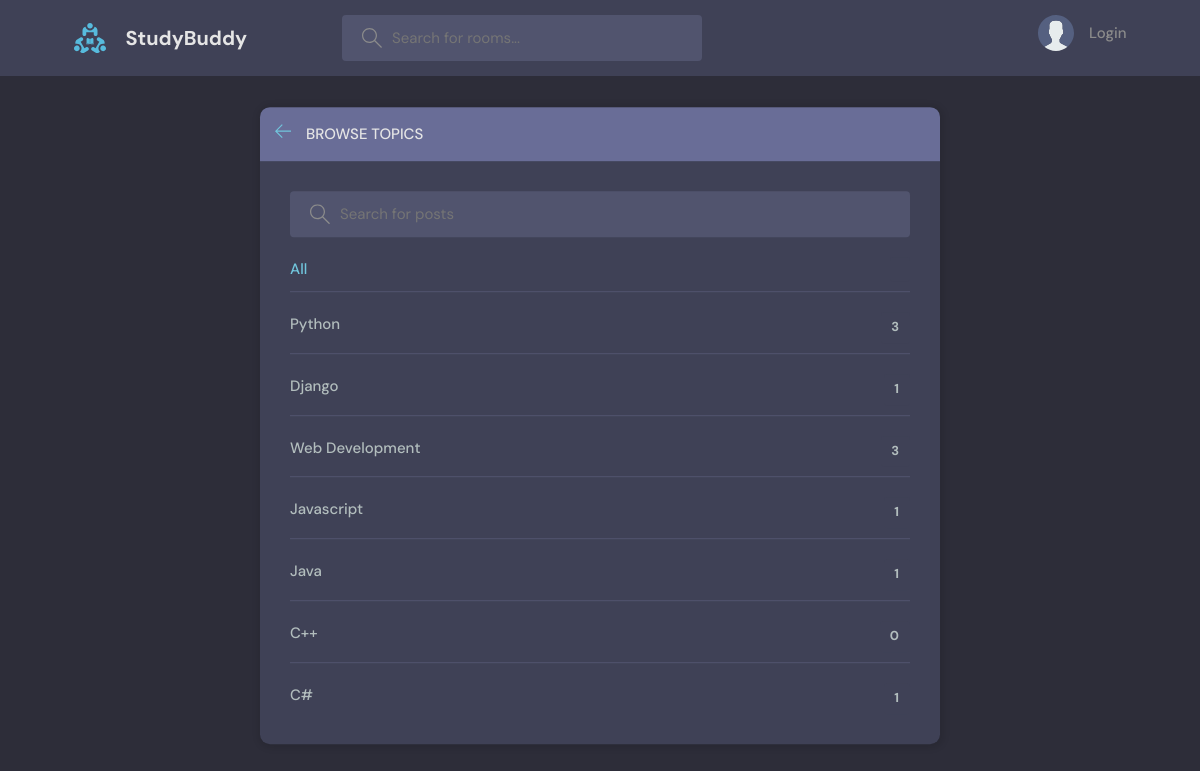
Page /topics/ on the committed database.
### base/models.py (models this page shows, shortened)
class Topic(models.Model):
    name = models.CharField(max_length=200)

### base/views.py (the view)
# urls.py: path('topics/', views.topicsPage, name="topics"),
def topicsPage(request):
    topics = Topic.objects.filter()
    return render(request, 'base/topics.html', {'topics':topics})

### base/templates/base/topics.html (shortened to what this page needs)
{% extends "main.html" %}
{% block content %}
<main class="create-room layout">
  <div class="container">
    <div class="layout__box">
      <div class="layout__boxHeader">
        <div class="layout__boxTitle">
          <a href="{% url 'home' %}">
            <svg version="1.1" xmlns="http://www.w3.org/2000/svg" width="32" height="32"
                 viewBox="0 0 32 32">
              <title>arrow-left</title>
              <path
                    d="M13.723 2.286l-13.723 13.714 13.719 13.714 1.616-1.611-10.96-10.96h27.625v-2.286h-27.625l10.965-10.965-1.616-1.607z">
              </path>
            </svg>
          </a>
          <h3>Browse Topics</h3>
        </div>
      </div>
      <div class="topics-page layout__body">
        <form class="header__search">
          <label>
            <input placeholder="Search for posts" />
          </label>
        </form>
        <ul class="topics__list">
          <li>
            <a href="{% url 'topics' %}" class="active">All
              <span>{{topic.count}}</span></a>
          </li>
          {% for topic in topics %}
          <li>
            <a href="{% url 'home' %}?q={{topic.name}}">
              {{topic.name}}
              <span>{{topic.room_set.all.count}}</span>
            </a>
          </li>
          {% endfor %}
        </ul>
      </div>
    </div>
  </div>
</main>
{% endblock content %}

### static/styles/style.css (style rules this page uses)
:root { --color-main: #71c6dd; --color-main-light: #e1f6fb; --color-dark: #3f4156; --color-dark-medium: #51546e; --color-dark-light: #696d97; --color-light: #e5e5e5; --color-gray: #8b8b8b; --color-light-gray: #b2bdbd; --color-bg: #2d2d39; --color-success: #5dd693; --color-error: #fc4b0b; }
* { font-family: "DM Sans", -apple-system, BlinkMacSystemFont, "Segoe UI", Roboto, Oxygen, Ubuntu, Cantarell, "Open Sans", "Helvetica Neue", sans-serif; margin: 0; padding: 0; box-sizing: border-box; text-rendering: optimizeLegibility; font-size: inherit; }
html { font-size: 56.25%; }
@media only screen and (min-width: 1200px) { html { font-size: 62.5%; } }
body { line-height: 1.6; font-weight: 400; font-size: 1.5rem; color: var(--color-light-gray); background-color: var(--color-bg); min-height: 100vh; }
a { display: inline-block; color: var(--color-main); text-decoration: none; }
.container { max-width: 120rem; width: 90%; margin: auto; }
.header__search > label { background-color: var(--color-dark-medium); padding: 1.3rem 1rem; display: flex; align-items: center; gap: 1rem; border-radius: 4px; }
.header__search svg { fill: var(--color-gray); width: 2rem; height: 2rem; margin-left: 1rem; }
.header__search input { width: 30rem; background: transparent; border: none; outline: none; color: var(--color-light); }
.layout { margin-top: 2.4rem; }
.layout > .container { display: flex; justify-content: space-between; align-items: flex-start; }
.layout__box { width: 90%; max-width: 48rem; min-height: 40rem; position: absolute; top: 50%; left: 50%; transform: translate(-50%, -46%); background-color: var(--color-dark); border-radius: 1rem; box-shadow: 1px 1px 6px 3px rgba(0, 0, 0, 0.1); overflow: hidden; }
.layout__boxHeader { display: flex; padding: 1.5rem; background-color: var(--color-dark-light); }
.layout__boxTitle { display: flex; gap: 1.5rem; align-items: center; }
.layout__boxTitle h3 { text-transform: uppercase; font-weight: 500; color: var(--color-light); }
.layout__boxTitle svg { width: 1.6rem; height: 1.6rem; fill: var(--color-main); }
.layout__body { margin: 3rem; }
.topics__list { list-style: none; }
.topics__list li a { display: flex; justify-content: space-between; margin-bottom: 3rem; font-weight: 500; color: var(--color-light-gray); transition: all 0.3s ease-in-out; }
.topics__list li a.active, .topics__list li a:hover { color: var(--color-main); }
.topics__list li a span { padding: 0.5rem 1rem; background-color: var(--color-dark); border-radius: 3px; font-size: 1.3rem; font-weight: 700; letter-spacing: 1px; }
.topics-page .topics__list li:not(:last-child) a { margin: 2rem 0; padding-bottom: 1rem; text-decoration: none; border-bottom: 1px solid var(--color-dark-medium); }
.topics-page .header__search { display: block; }
.create-room.layout .layout__box { max-width: 68rem; }

### rows in the picture
Topic: name "Python", room_set.all.count "3"
Topic: name "Django", room_set.all.count "1"
Topic: name "Web Development", room_set.all.count "3"
Topic: name "Javascript", room_set.all.count "1"
Topic: name "Java", room_set.all.count "1"
Topic: name "C++", room_set.all.count "0"
Topic: name "C#", room_set.all.count "1"
